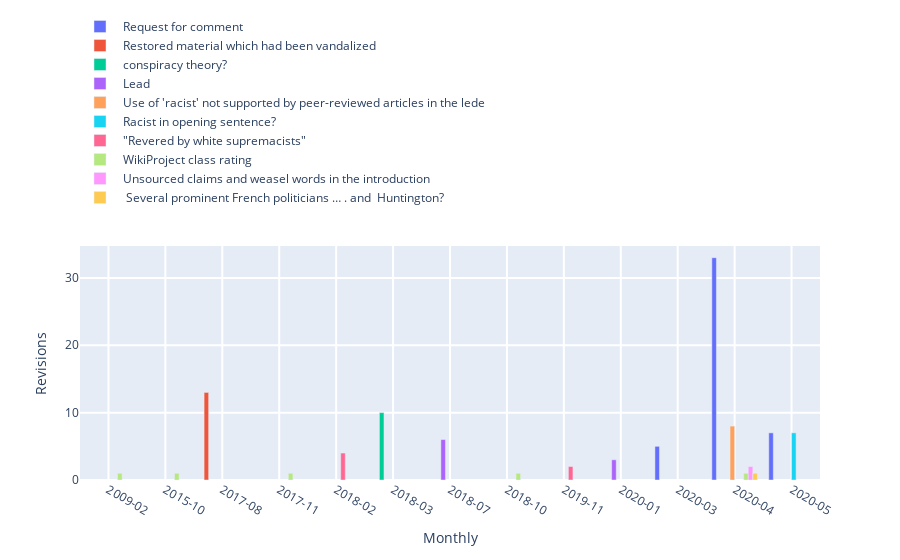

This figure's notebook cell:
### Markdown cell above
<span style="color: #626262"> Try yourself! This is what will happen when you click 'Load Topics' button: </span>

### Code cell
### --------------------------------------------------------------------------- ###
### TRY YOURSELF! THIS IS WHAT WILL HAPPEN WHEN YOU CLICK 'Show Topics' BUTTON  ###
### --------------------------------------------------------------------------- ###

## This is the page you used ##
print('The page that is being used:', the_talk_page['title'])
print(f"Time range from {talk_content['year_month'].iloc[-1].date()} to {talk_content['year_month'].iloc[0].date()}")

#initiate a topics listener
topics_listener = TopicsListener(talk_content)

#get a dataframe with topics and action_types
wikipediadv_ins = WikipediaDV(WikipediaAPI(lng=abbreviation(languageSelection.value)))
topic_df = topics_listener.extract_topics(wikipediadv_ins)
if len(topic_df) == 0:
    print("There is no topics here!")
else:
    display(qgrid.show_grid(topic_df))

    # Visualization
    begin_date = talk_content['year_month'].iloc[-1]  # date(xxxx.xx.xx)
    end_date = talk_content['year_month'].iloc[0]  # date(xxxx.xx.xx)
    granularity = 'Monthly'

    topics_listener.listen(
        begin = begin_date,
        end = end_date,
        granularity = granularity)

### Figure 1 — Plotly figure (JSON) as saved in the notebook; plotly's stock layout.template omitted (floating-point values rounded to 4 significant figures)
{"data": [{"name": " Request for comment ", "type": "bar", "x": ["2020-03", "2020-04", "2020-05"], "y": [5, 33, 7]}, {"name": " Restored material which had been vandalized ", "type": "bar", "x": ["2017-08"], "y": [13]}, {"name": " conspiracy theory? ", "type": "bar", "x": ["2018-03"], "y": [10]}, {"name": " Lead ", "type": "bar", "x": ["2018-07", "2020-01"], "y": [6, 3]}, {"name": " Use of 'racist' not supported by peer-reviewed articles in the lede ", "type": "bar", "x": ["2020-04"], "y": [8]}, {"name": " Racist in opening sentence? ", "type": "bar", "x": ["2020-05"], "y": [7]}, {"name": " \"Revered by white supremacists\" ", "type": "bar", "x": ["2018-02", "2019-11"], "y": [4, 2]}, {"name": " WikiProject class rating", "type": "bar", "x": ["2009-02", "2015-10", "2017-11", "2018-10", "2020-04"], "y": [1, 1, 1, 1, 1]}, {"name": " Unsourced claims and weasel words in the introduction ", "type": "bar", "x": ["2020-04"], "y": [2]}, {"name": "  Several prominent French politicians … . and  Huntington? ", "type": "bar", "x": ["2020-04"], "y": [1]}], "layout": {"barmode": "group", "hovermode": "closest", "legend": {"x": 0, "y": 2}, "showlegend": true, "xaxis": {"categoryorder": "category ascending", "gridwidth": 2, "nticks": 15, "tickangle": 30, "ticklen": 5, "tickmode": "auto", "title": {"text": "Monthly"}, "type": "category", "zeroline": true}, "yaxis": {"gridwidth": 2, "ticklen": 5, "title": {"text": "Revisions"}}}}
